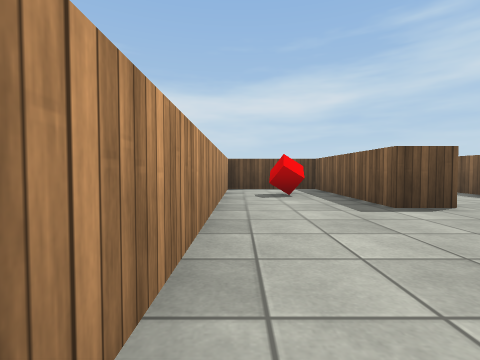
View 1 (above)

18 first-person views from a walk through a scene from a Unity 3-D project. The camera is 0.6 m above the floor, tilts 2° down and sees 85° across. The floor is counted in squares, 1 m on a side. Each view is taken from the middle of a square. On the plan, view 1 faces up. The plan holds only what a view shows up to about 9 squares ahead; the rest is blank. The place goes on beyond the plan. The player is left out. Surface patterns are stand-ins for the level's own textures.

View 2
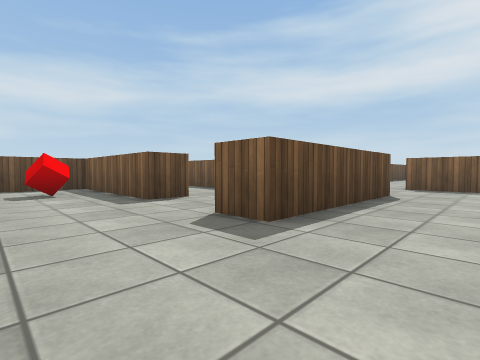

View 3
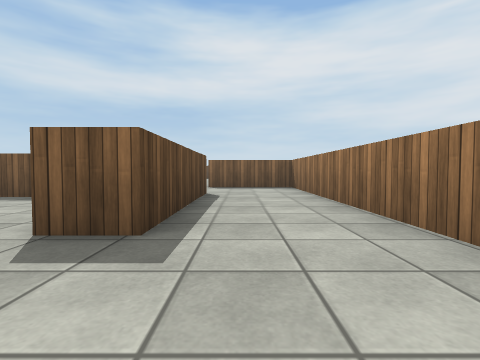

View 4
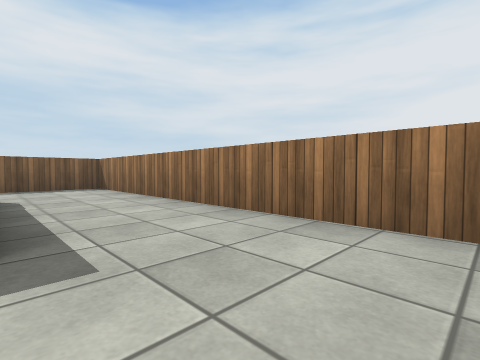

View 5
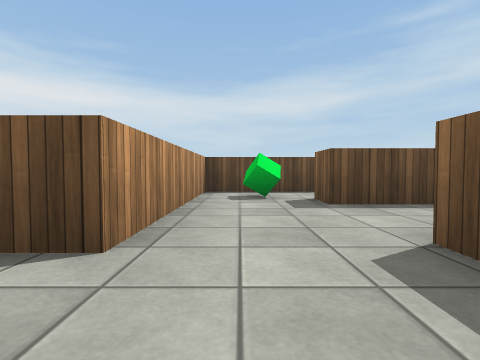

View 6
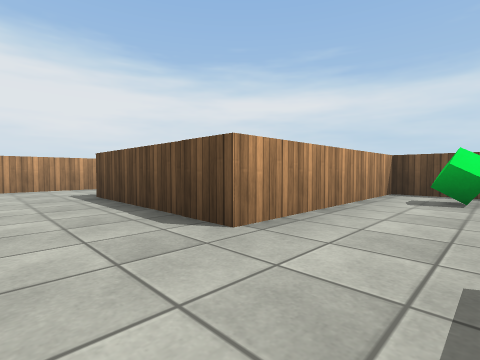

View 7
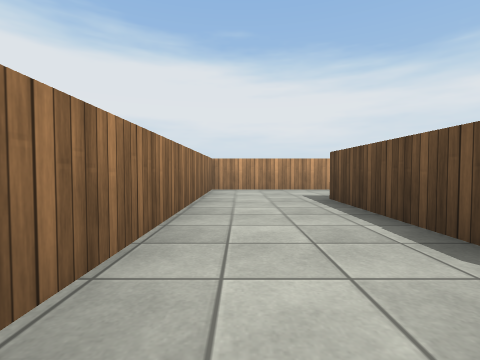

View 8
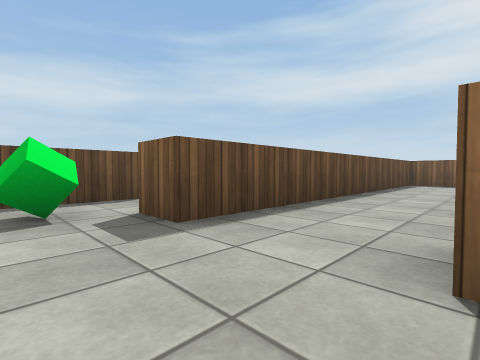

View 9
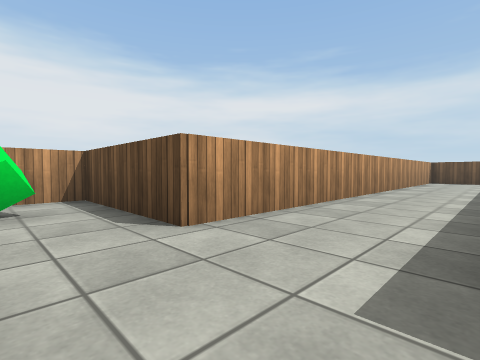

View 10
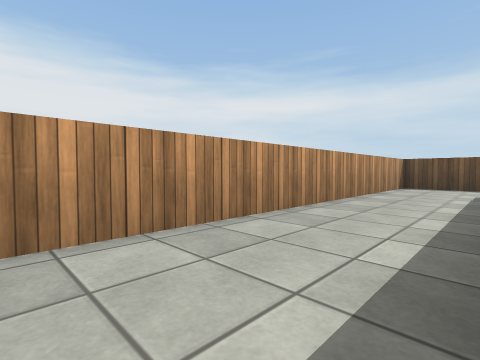

View 11
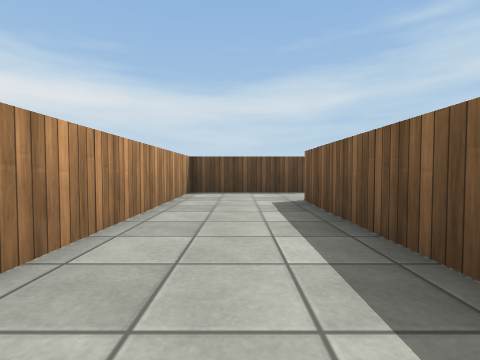

View 12
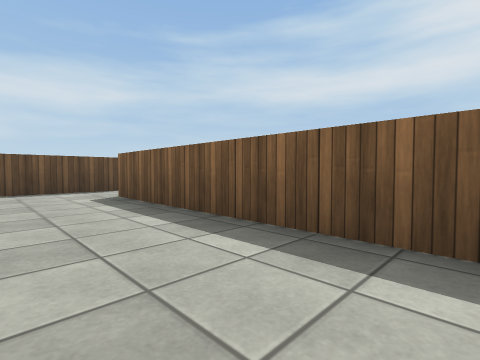

View 13
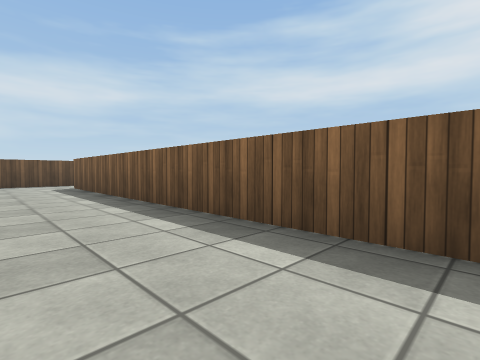

View 14
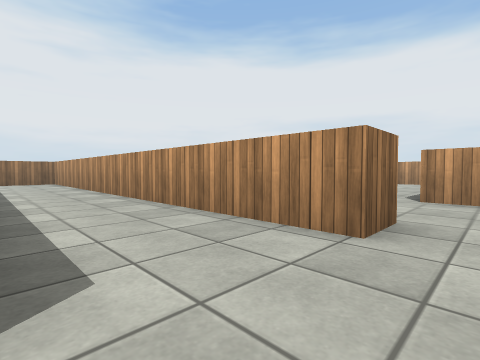

View 15
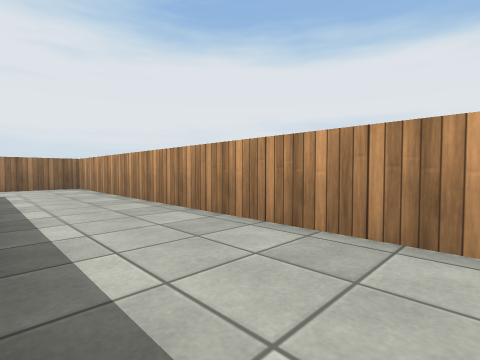

View 16
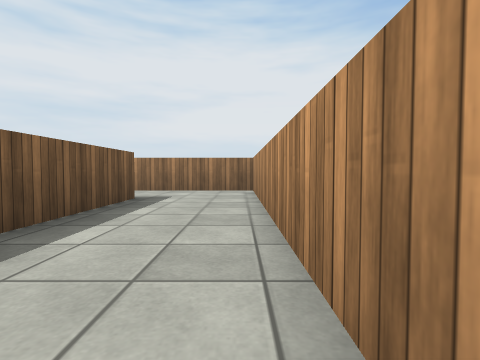

View 17
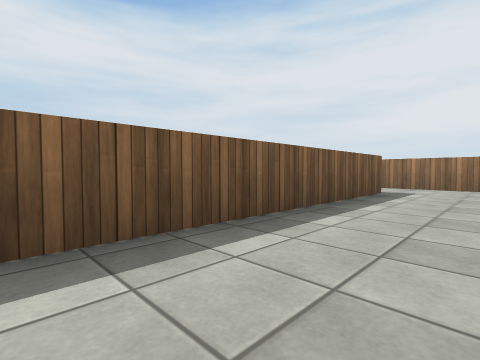

View 18
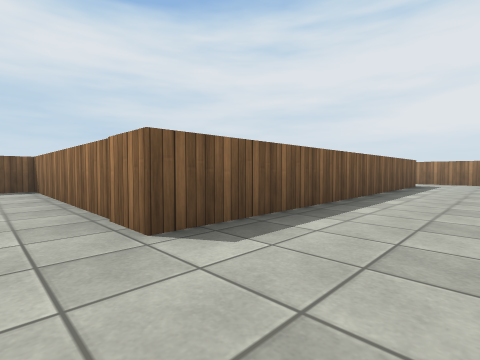

### Floor plan
Ten units are one square. View 1 is at (0, 0); x grows to the right and y downward. Boxes are objects, and circles mark ways between rooms. Rooms are numbered by the first view taken in them; rooms with no view inside come last. Other rooms are left out.
<svg viewBox="-10 -207 160 332">
<path fill="none" stroke="#000" d="M24 -42 24 -87 -5 -87M70 -9 24 -9 24 -20M-4 -82 -4 19 96 19 96 -12M133 -80 133 -184M141 -202 106 -202 106 -65M106 -12 106 120 142 120M133 98 133 -9 145 -9M145 -36 106 -36M106 -36 96 -36 96 -48M96 -12 106 -12M70 -46 70 -9M106 -65 70 -65 70 -46"/>
<rect x="5" y="-75" width="10" height="10" fill="#bbb"><title>red cube</title></rect>
<rect x="75" y="-55" width="20" height="10" fill="#bbb"><title>green cube</title></rect>
<circle cx="85" cy="-10" r="3" fill="#2a7"/>
<circle cx="100" cy="-55" r="3" fill="#2a7"/>
<circle cx="100" cy="-25" r="3" fill="#2a7"/>
<circle cx="85" cy="-40" r="3" fill="#2a7"/>
<text x="20" y="-20">1</text>
<text x="120" y="-120">2</text>
<text x="120" y="40">3</text>
<text x="90" y="-30">4</text>
<text x="90" y="-60">5</text>
</svg>
Room 1 opens to room 4. Room 2 opens to room 5. Room 3 opens to room 4. Room 4 opens to room 5.

Where each view was taken, in squares from view 1:
view 1: 0 up, 0 right, facing up
view 2: 1 down, 0 right, facing up-right
view 3: 0 up, 0 right, facing right
view 4: 1 up, 0 right, facing down-right
view 5: 1 down, 8 right, facing up
view 6: 1 down, 9 right, facing up-left
view 7: 1 down, 8 right, facing left
view 8: 1 up, 8 right, facing up-right
view 9: 5 up, 13 right, facing up-left
view 10: 10 up, 13 right, facing up-left
view 11: 13 up, 12 right, facing up
view 12: 12 up, 11 right, facing up-right
view 13: 8 up, 11 right, facing up-right
view 14: 2 up, 13 right, facing down-left
view 15: 2 down, 13 right, facing down-left
view 16: 4 down, 11 right, facing down
view 17: 2 down, 11 right, facing down-right
view 18: 2 up, 11 right, facing down-right
